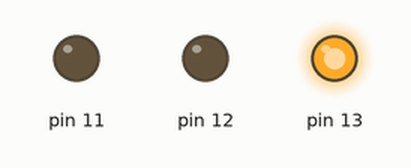
Recording of a program running on a simulated Arduino Uno, built with avr-gcc and run on an emulated ATmega328P. On the bench: output pins drawn as LEDs (lit = HIGH).

Above: at 0.2 s.
At 9.2 s:
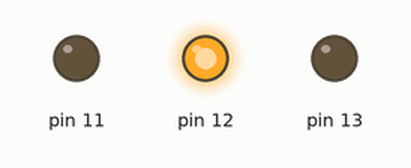
At 19.2 s:
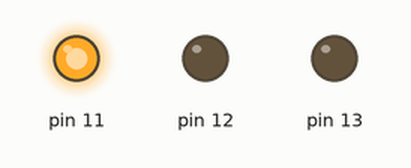
At 38.7 s:
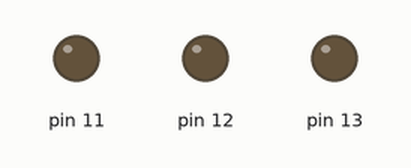
Timing chart, 0 to 39.0 s (numbered marks = the images above):
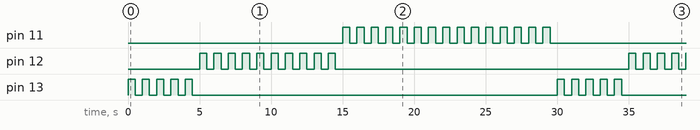

The program:

main.cpp
```cpp
#include <Arduino.h>

// Green LED - blink 5 times
// Yellow LED - blink 10 times
// Red LED - blink 15 times

void setup()
{
  // put your setup code here, to run once:
  pinMode(13, OUTPUT);
  pinMode(12, OUTPUT);
  pinMode(11, OUTPUT);
}

void loop()
{
  // put your main code here, to run repeatedly:
  for (int i = 0; i < 5; i++)
  {
    digitalWrite(13, HIGH);
    delay(500);
    digitalWrite(13, LOW);
    delay(500);
  }

  for (int i = 0; i < 10; i++)
  {
    digitalWrite(12, HIGH);
    delay(500);
    digitalWrite(12, LOW);
    delay(500);
  }

  for (int i = 0; i < 15; i++)
  {
    digitalWrite(11, HIGH);
    delay(500);
    digitalWrite(11, LOW);
    delay(500);
  }
}
```

Measured:
- by itself, pin 11: repeats every 30.0 s: HIGH 0.50 s, LOW 15.5 s, 14 × (HIGH 0.50 s, LOW 0.50 s)
- by itself, pin 12: repeats every 30.0 s: 9 × (LOW 0.50 s, HIGH 0.50 s), LOW 20.5 s, HIGH 0.50 s
- by itself, pin 13: repeats every 30.0 s: 4 × (LOW 0.50 s, HIGH 0.50 s), LOW 25.5 s, HIGH 0.50 s
